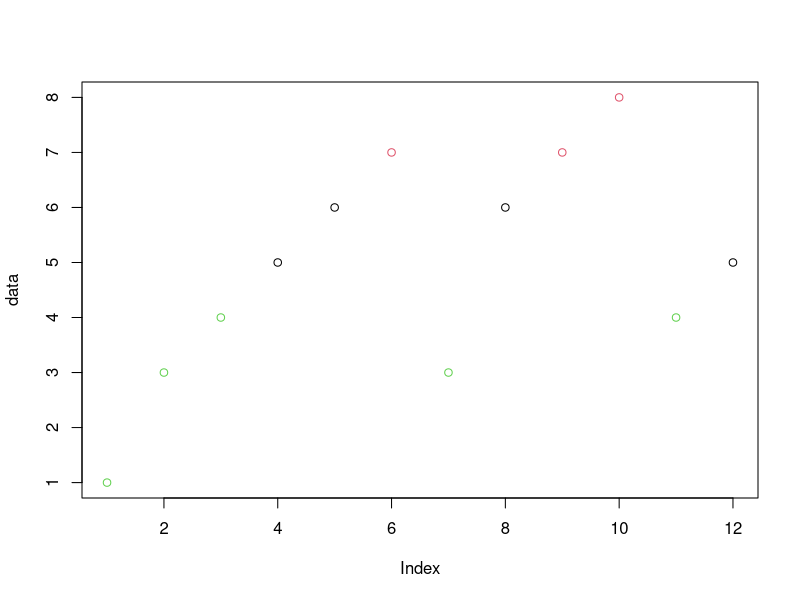

R code for this plot:
library(ggplot2)
x=c(1,3,4,5,6,7)
y=c(3,6,7,8,4,5)

k=3
data=c(x,y)
km<-kmeans(data,k)
km
plot(data,col=km$cluster)
points(km$centres, col='blue',pch=4)

